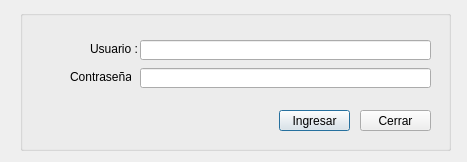
<?xml version="1.0" encoding="UTF-8"?>
<ui version="4.0">
 <class>loginSystem</class>
 <widget class="QDialog" name="loginSystem">
  <property name="geometry">
   <rect>
    <x>0</x>
    <y>0</y>
    <width>467</width>
    <height>162</height>
   </rect>
  </property>
  <property name="windowTitle">
   <string>Login Sistema de Ventas</string>
  </property>
  <widget class="QGroupBox" name="groupBox">
   <property name="geometry">
    <rect>
     <x>20</x>
     <y>10</y>
     <width>431</width>
     <height>141</height>
    </rect>
   </property>
   <property name="title">
    <string/>
   </property>
   <widget class="QLineEdit" name="txtUsuario">
    <property name="geometry">
     <rect>
      <x>120</x>
      <y>30</y>
      <width>291</width>
      <height>20</height>
     </rect>
    </property>
    <property name="maxLength">
     <number>20</number>
    </property>
   </widget>
   <widget class="QPushButton" name="cmdIngresar">
    <property name="geometry">
     <rect>
      <x>259</x>
      <y>100</y>
      <width>71</width>
      <height>21</height>
     </rect>
    </property>
    <property name="text">
     <string>Ingresar</string>
    </property>
   </widget>
   <widget class="QLineEdit" name="txtClave">
    <property name="geometry">
     <rect>
      <x>120</x>
      <y>58</y>
      <width>291</width>
      <height>20</height>
     </rect>
    </property>
    <property name="maxLength">
     <number>15</number>
    </property>
    <property name="echoMode">
     <enum>QLineEdit::Password</enum>
    </property>
   </widget>
   <widget class="QLabel" name="label_2">
    <property name="geometry">
     <rect>
      <x>50</x>
      <y>57</y>
      <width>61</width>
      <height>20</height>
     </rect>
    </property>
    <property name="text">
     <string>Contraseña :</string>
    </property>
   </widget>
   <widget class="QLabel" name="label">
    <property name="geometry">
     <rect>
      <x>70</x>
      <y>32</y>
      <width>47</width>
      <height>13</height>
     </rect>
    </property>
    <property name="text">
     <string>Usuario :</string>
    </property>
   </widget>
   <widget class="QPushButton" name="cmdCerrar">
    <property name="geometry">
     <rect>
      <x>340</x>
      <y>100</y>
      <width>71</width>
      <height>21</height>
     </rect>
    </property>
    <property name="text">
     <string>Cerrar</string>
    </property>
   </widget>
  </widget>
 </widget>
 <tabstops>
  <tabstop>txtUsuario</tabstop>
  <tabstop>txtClave</tabstop>
  <tabstop>cmdIngresar</tabstop>
  <tabstop>cmdCerrar</tabstop>
 </tabstops>
 <resources/>
 <connections/>
</ui>
